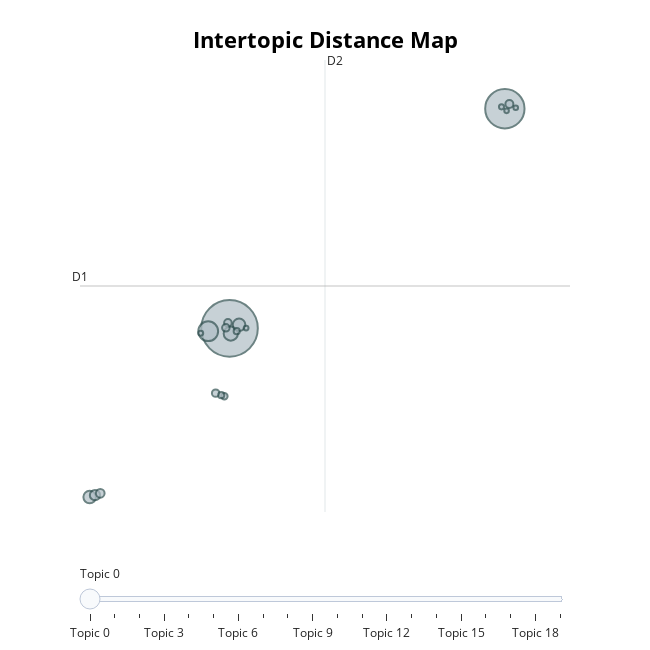

The cell this chart's notebook holds for it:
### Code cell
# Intertopic distance map (this is what you want)
fig_map = topic_model.visualize_topics()
fig_map.write_html("topics_map.html")
fig_map.show()

### Figure 1 — Plotly figure (JSON) as saved in the notebook; plotly's stock layout.template omitted (floating-point values rounded to 4 significant figures)
{"data": [{"customdata": [[0, "quote | quote scommesse | scommesse | serie | dei", 30640], [1, "online | slot | migliori | 2025 | casinò", 14820], [2, "snai | sisal | co | pokerstars | calcio", 3756], [3, "aree | interne | aree interne | del | della", 1945], [4, "premier | premier league | league | pronostico | manchester", 1507], [5, "milano | borse | borsa | piazza affari | affari", 1507], [6, "lottomatica | bentornata pagina | lottomatica bentornata | bentornata | pagina", 1012], [7, "mooney | xs2092610141 | sisal pay | mooney ex | tasso variabile", 729], [8, "plinko | gioco plinko | gioco | plinko nei | nei", 606], [9, "pronostico | africa | coppa africa | coppa | marocco", 554], [10, "ippica | freeforall | cavalli horse | freeforall ippica | ippica cavalli", 544], [11, "nba | streaming | diretta tv | tv | diretta", 537], [12, "australia | esiti frontend | tutti esiti | esiti | frontend version", 398], [13, "rapina | centro | centro scommesse | via | carabinieri", 366], [14, "nba tutti | nba | esiti frontend | tutti esiti | esiti", 354], [15, "intrattenimento | digitale | più | digitali | gioco", 248], [16, "co | qt | sisal | com | guarda", 235], [17, "cemento tutti | cemento | 1000 cemento | agic | cincinnati 1000", 218], [18, "scommesse non | siti scommesse | aams | non aams | aams italia", 205], [19, "factor | factor 2025 | pierc | rob | 2025", 202]], "hovertemplate": "<b>Topic %{customdata[0]}</b><br>%{customdata[1]}<br>Size: %{customdata[2]}", "legendgroup": "", "marker": {"color": "#B0BEC5", "line": {"color": "DarkSlateGrey", "width": 2}, "size": [30640, 14820, 3756, 1945, 1507, 1507, 1012, 729, 606, 554, 544, 537, 398, 366, 354, 248, 235, 218, 205, 202], "sizemode": "area", "sizeref": 19.15, "symbol": "circle"}, "mode": "markers", "name": "", "orientation": "v", "showlegend": false, "type": "scatter", "x": [3.269, 15.19, 2.346, 3.324, 3.683, -2.788, -2.557, -2.33, 15.39, 3.199, 3.11, 2.669, 3.047, 3.581, 2.91, 15.05, 2.022, 3.987, 15.66, 15.27], "xaxis": "x", "y": [8.34, 34.83, 7.999, 7.718, 8.77, -12.01, -11.78, -11.55, 35.4, 8.997, 8.41, 0.5291, 0.1508, 7.997, 0.2867, 35.06, 7.753, 8.371, 34.95, 34.57], "yaxis": "y"}], "layout": {"annotations": [{"showarrow": false, "text": "D1", "x": -3.206, "y": 13.45, "yshift": 10}, {"showarrow": false, "text": "D2", "x": 7.403, "xshift": 10, "y": 40.7}], "height": 650, "hoverlabel": {"bgcolor": "white", "font": {"family": "Rockwell", "size": 16}}, "legend": {"itemsizing": "constant", "tracegroupgap": 0}, "margin": {"t": 60}, "shapes": [{"line": {"color": "#CFD8DC", "width": 2}, "type": "line", "x0": 7.403, "x1": 7.403, "y0": -13.81, "y1": 40.7}, {"line": {"color": "#9E9E9E", "width": 2}, "type": "line", "x0": -3.206, "x1": 18.01, "y0": 13.45, "y1": 13.45}], "sliders": [{"active": 0, "pad": {"t": 50}, "steps": [{"args": [{"marker.color": [["red", "#B0BEC5", "#B0BEC5", "#B0BEC5", "#B0BEC5", "#B0BEC5", "#B0BEC5", "#B0BEC5", "#B0BEC5", "#B0BEC5", "#B0BEC5", "#B0BEC5", "#B0BEC5", "#B0BEC5", "#B0BEC5", "#B0BEC5", "#B0BEC5", "#B0BEC5", "#B0BEC5", "#B0BEC5"]]}], "label": "Topic 0", "method": "update"}, {"args": [{"marker.color": [["#B0BEC5", "red", "#B0BEC5", "#B0BEC5", "#B0BEC5", "#B0BEC5", "#B0BEC5", "#B0BEC5", "#B0BEC5", "#B0BEC5", "#B0BEC5", "#B0BEC5", "#B0BEC5", "#B0BEC5", "#B0BEC5", "#B0BEC5", "#B0BEC5", "#B0BEC5", "#B0BEC5", "#B0BEC5"]]}], "label": "Topic 1", "method": "update"}, {"args": [{"marker.color": [["#B0BEC5", "#B0BEC5", "red", "#B0BEC5", "#B0BEC5", "#B0BEC5", "#B0BEC5", "#B0BEC5", "#B0BEC5", "#B0BEC5", "#B0BEC5", "#B0BEC5", "#B0BEC5", "#B0BEC5", "#B0BEC5", "#B0BEC5", "#B0BEC5", "#B0BEC5", "#B0BEC5", "#B0BEC5"]]}], "label": "Topic 2", "method": "update"}, {"args": [{"marker.color": [["#B0BEC5", "#B0BEC5", "#B0BEC5", "red", "#B0BEC5", "#B0BEC5", "#B0BEC5", "#B0BEC5", "#B0BEC5", "#B0BEC5", "#B0BEC5", "#B0BEC5", "#B0BEC5", "#B0BEC5", "#B0BEC5", "#B0BEC5", "#B0BEC5", "#B0BEC5", "#B0BEC5", "#B0BEC5"]]}], "label": "Topic 3", "method": "update"}, {"args": [{"marker.color": [["#B0BEC5", "#B0BEC5", "#B0BEC5", "#B0BEC5", "red", "#B0BEC5", "#B0BEC5", "#B0BEC5", "#B0BEC5", "#B0BEC5", "#B0BEC5", "#B0BEC5", "#B0BEC5", "#B0BEC5", "#B0BEC5", "#B0BEC5", "#B0BEC5", "#B0BEC5", "#B0BEC5", "#B0BEC5"]]}], "label": "Topic 4", "method": "update"}, {"args": [{"marker.color": [["#B0BEC5", "#B0BEC5", "#B0BEC5", "#B0BEC5", "#B0BEC5", "red", "#B0BEC5", "#B0BEC5", "#B0BEC5", "#B0BEC5", "#B0BEC5", "#B0BEC5", "#B0BEC5", "#B0BEC5", "#B0BEC5", "#B0BEC5", "#B0BEC5", "#B0BEC5", "#B0BEC5", "#B0BEC5"]]}], "label": "Topic 5", "method": "update"}, {"args": [{"marker.color": [["#B0BEC5", "#B0BEC5", "#B0BEC5", "#B0BEC5", "#B0BEC5", "#B0BEC5", "red", "#B0BEC5", "#B0BEC5", "#B0BEC5", "#B0BEC5", "#B0BEC5", "#B0BEC5", "#B0BEC5", "#B0BEC5", "#B0BEC5", "#B0BEC5", "#B0BEC5", "#B0BEC5", "#B0BEC5"]]}], "label": "Topic 6", "method": "update"}, {"args": [{"marker.color": [["#B0BEC5", "#B0BEC5", "#B0BEC5", "#B0BEC5", "#B0BEC5", "#B0BEC5", "#B0BEC5", "red", "#B0BEC5", "#B0BEC5", "#B0BEC5", "#B0BEC5", "#B0BEC5", "#B0BEC5", "#B0BEC5", "#B0BEC5", "#B0BEC5", "#B0BEC5", "#B0BEC5", "#B0BEC5"]]}], "label": "Topic 7", "method": "update"}, {"args": [{"marker.color": [["#B0BEC5", "#B0BEC5", "#B0BEC5", "#B0BEC5", "#B0BEC5", "#B0BEC5", "#B0BEC5", "#B0BEC5", "red", "#B0BEC5", "#B0BEC5", "#B0BEC5", "#B0BEC5", "#B0BEC5", "#B0BEC5", "#B0BEC5", "#B0BEC5", "#B0BEC5", "#B0BEC5", "#B0BEC5"]]}], "label": "Topic 8", "method": "update"}, {"args": [{"marker.color": [["#B0BEC5", "#B0BEC5", "#B0BEC5", "#B0BEC5", "#B0BEC5", "#B0BEC5", "#B0BEC5", "#B0BEC5", "#B0BEC5", "red", "#B0BEC5", "#B0BEC5", "#B0BEC5", "#B0BEC5", "#B0BEC5", "#B0BEC5", "#B0BEC5", "#B0BEC5", "#B0BEC5", "#B0BEC5"]]}], "label": "Topic 9", "method": "update"}, {"args": [{"marker.color": [["#B0BEC5", "#B0BEC5", "#B0BEC5", "#B0BEC5", "#B0BEC5", "#B0BEC5", "#B0BEC5", "#B0BEC5", "#B0BEC5", "#B0BEC5", "red", "#B0BEC5", "#B0BEC5", "#B0BEC5", "#B0BEC5", "#B0BEC5", "#B0BEC5", "#B0BEC5", "#B0BEC5", "#B0BEC5"]]}], "label": "Topic 10", "method": "update"}, {"args": [{"marker.color": [["#B0BEC5", "#B0BEC5", "#B0BEC5", "#B0BEC5", "#B0BEC5", "#B0BEC5", "#B0BEC5", "#B0BEC5", "#B0BEC5", "#B0BEC5", "#B0BEC5", "red", "#B0BEC5", "#B0BEC5", "#B0BEC5", "#B0BEC5", "#B0BEC5", "#B0BEC5", "#B0BEC5", "#B0BEC5"]]}], "label": "Topic 11", "method": "update"}, {"args": [{"marker.color": [["#B0BEC5", "#B0BEC5", "#B0BEC5", "#B0BEC5", "#B0BEC5", "#B0BEC5", "#B0BEC5", "#B0BEC5", "#B0BEC5", "#B0BEC5", "#B0BEC5", "#B0BEC5", "red", "#B0BEC5", "#B0BEC5", "#B0BEC5", "#B0BEC5", "#B0BEC5", "#B0BEC5", "#B0BEC5"]]}], "label": "Topic 12", "method": "update"}, {"args": [{"marker.color": [["#B0BEC5", "#B0BEC5", "#B0BEC5", "#B0BEC5", "#B0BEC5", "#B0BEC5", "#B0BEC5", "#B0BEC5", "#B0BEC5", "#B0BEC5", "#B0BEC5", "#B0BEC5", "#B0BEC5", "red", "#B0BEC5", "#B0BEC5", "#B0BEC5", "#B0BEC5", "#B0BEC5", "#B0BEC5"]]}], "label": "Topic 13", "method": "update"}, {"args": [{"marker.color": [["#B0BEC5", "#B0BEC5", "#B0BEC5", "#B0BEC5", "#B0BEC5", "#B0BEC5", "#B0BEC5", "#B0BEC5", "#B0BEC5", "#B0BEC5", "#B0BEC5", "#B0BEC5", "#B0BEC5", "#B0BEC5", "red", "#B0BEC5", "#B0BEC5", "#B0BEC5", "#B0BEC5", "#B0BEC5"]]}], "label": "Topic 14", "method": "update"}, {"args": [{"marker.color": [["#B0BEC5", "#B0BEC5", "#B0BEC5", "#B0BEC5", "#B0BEC5", "#B0BEC5", "#B0BEC5", "#B0BEC5", "#B0BEC5", "#B0BEC5", "#B0BEC5", "#B0BEC5", "#B0BEC5", "#B0BEC5", "#B0BEC5", "red", "#B0BEC5", "#B0BEC5", "#B0BEC5", "#B0BEC5"]]}], "label": "Topic 15", "method": "update"}, {"args": [{"marker.color": [["#B0BEC5", "#B0BEC5", "#B0BEC5", "#B0BEC5", "#B0BEC5", "#B0BEC5", "#B0BEC5", "#B0BEC5", "#B0BEC5", "#B0BEC5", "#B0BEC5", "#B0BEC5", "#B0BEC5", "#B0BEC5", "#B0BEC5", "#B0BEC5", "red", "#B0BEC5", "#B0BEC5", "#B0BEC5"]]}], "label": "Topic 16", "method": "update"}, {"args": [{"marker.color": [["#B0BEC5", "#B0BEC5", "#B0BEC5", "#B0BEC5", "#B0BEC5", "#B0BEC5", "#B0BEC5", "#B0BEC5", "#B0BEC5", "#B0BEC5", "#B0BEC5", "#B0BEC5", "#B0BEC5", "#B0BEC5", "#B0BEC5", "#B0BEC5", "#B0BEC5", "red", "#B0BEC5", "#B0BEC5"]]}], "label": "Topic 17", "method": "update"}, {"args": [{"marker.color": [["#B0BEC5", "#B0BEC5", "#B0BEC5", "#B0BEC5", "#B0BEC5", "#B0BEC5", "#B0BEC5", "#B0BEC5", "#B0BEC5", "#B0BEC5", "#B0BEC5", "#B0BEC5", "#B0BEC5", "#B0BEC5", "#B0BEC5", "#B0BEC5", "#B0BEC5", "#B0BEC5", "red", "#B0BEC5"]]}], "label": "Topic 18", "method": "update"}, {"args": [{"marker.color": [["#B0BEC5", "#B0BEC5", "#B0BEC5", "#B0BEC5", "#B0BEC5", "#B0BEC5", "#B0BEC5", "#B0BEC5", "#B0BEC5", "#B0BEC5", "#B0BEC5", "#B0BEC5", "#B0BEC5", "#B0BEC5", "#B0BEC5", "#B0BEC5", "#B0BEC5", "#B0BEC5", "#B0BEC5", "red"]]}], "label": "Topic 19", "method": "update"}]}], "title": {"font": {"color": "Black", "size": 22}, "text": "<b>Intertopic Distance Map</b>", "x": 0.5, "xanchor": "center", "y": 0.95, "yanchor": "top"}, "width": 650, "xaxis": {"anchor": "y", "domain": [0, 1], "range": [-3.206, 18.01], "title": {"text": ""}, "visible": false}, "yaxis": {"anchor": "x", "domain": [0, 1], "range": [-13.81, 40.7], "title": {"text": ""}, "visible": false}}}
